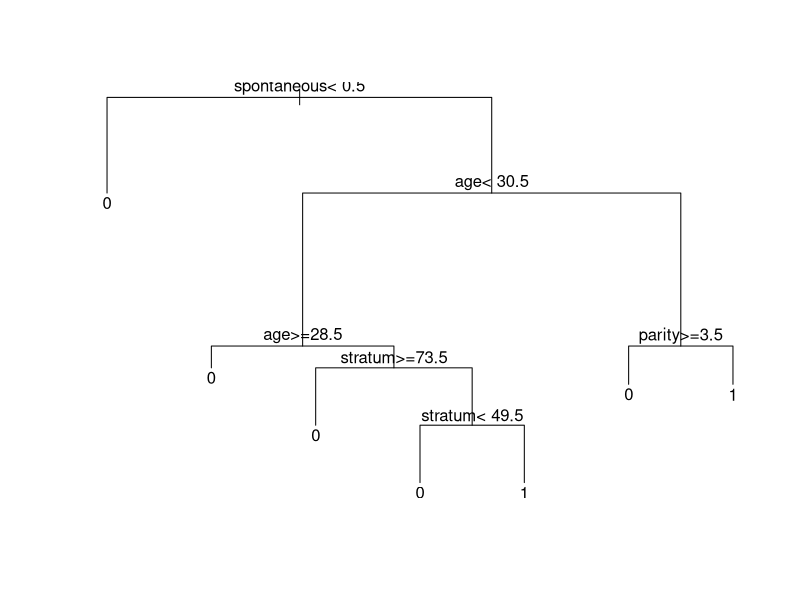

Reproduce this figure in R.
setwd("D:/MGR/APU/lab5/zad1")
library(rpart)

data(infert)

summary(infert)

set.seed(123)
train_indices <- sample(1:nrow(infert), nrow(infert) * 0.7)
train <- infert[train_indices, ]
test <- infert[-train_indices, ]

model <- rpart(case~., data=train, method="class")

plot(model)
text(model)

predictions <- predict(model, newdata=test, type="class")

table(predictions, test$case)
